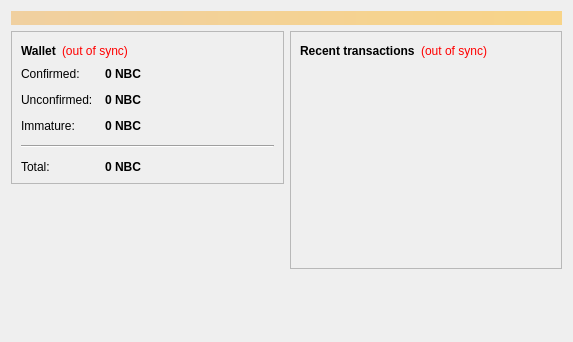
<?xml version="1.0" encoding="UTF-8"?>
<ui version="4.0">
 <class>OverviewPage</class>
 <widget class="QWidget" name="OverviewPage">
  <property name="geometry">
   <rect>
    <x>0</x>
    <y>0</y>
    <width>573</width>
    <height>342</height>
   </rect>
  </property>
  <property name="windowTitle">
   <string>Form</string>
  </property>
  <layout class="QVBoxLayout" name="topLayout">
   <item>
    <widget class="QLabel" name="labelAlerts">
     <property name="visible">
      <bool>false</bool>
     </property>
     <property name="styleSheet">
      <string notr="true">background-color: qlineargradient(x1: 0, y1: 0, x2: 1, y2: 0, stop:0 #F0D0A0, stop:1 #F8D488); color:#000000;</string>
     </property>
     <property name="wordWrap">
      <bool>true</bool>
     </property>
     <property name="margin">
      <number>3</number>
     </property>
    </widget>
   </item>
   <item>
    <layout class="QHBoxLayout" name="horizontalLayout" stretch="1,1">
     <item>
      <layout class="QVBoxLayout" name="verticalLayout_2">
       <item>
        <widget class="QFrame" name="frame">
         <property name="frameShape">
          <enum>QFrame::StyledPanel</enum>
         </property>
         <property name="frameShadow">
          <enum>QFrame::Raised</enum>
         </property>
         <layout class="QVBoxLayout" name="verticalLayout_4">
          <item>
           <layout class="QHBoxLayout" name="horizontalLayout_4">
            <item>
             <widget class="QLabel" name="label_5">
              <property name="font">
               <font>
                <weight>75</weight>
                <bold>true</bold>
               </font>
              </property>
              <property name="text">
               <string>Wallet</string>
              </property>
             </widget>
            </item>
            <item>
             <widget class="QLabel" name="labelWalletStatus">
              <property name="toolTip">
               <string>The displayed information may be out of date. Your wallet automatically synchronizes with the NBcoin network after a connection is established, but this process has not completed yet.</string>
              </property>
              <property name="styleSheet">
               <string notr="true">QLabel { color: red; }</string>
              </property>
              <property name="text">
               <string notr="true">(out of sync)</string>
              </property>
              <property name="alignment">
               <set>Qt::AlignLeading|Qt::AlignLeft|Qt::AlignVCenter</set>
              </property>
             </widget>
            </item>
            <item>
             <spacer name="horizontalSpacer_2">
              <property name="orientation">
               <enum>Qt::Horizontal</enum>
              </property>
              <property name="sizeHint" stdset="0">
               <size>
                <width>40</width>
                <height>20</height>
               </size>
              </property>
             </spacer>
            </item>
           </layout>
          </item>
          <item>
           <layout class="QFormLayout" name="formLayout_2">
            <property name="fieldGrowthPolicy">
             <enum>QFormLayout::AllNonFixedFieldsGrow</enum>
            </property>
            <property name="horizontalSpacing">
             <number>12</number>
            </property>
            <property name="verticalSpacing">
             <number>12</number>
            </property>
            <item row="0" column="0">
             <widget class="QLabel" name="label">
              <property name="text">
               <string>Confirmed:</string>
              </property>
             </widget>
            </item>
            <item row="0" column="1">
             <widget class="QLabel" name="labelBalance">
              <property name="font">
               <font>
                <weight>75</weight>
                <bold>true</bold>
               </font>
              </property>
              <property name="cursor">
               <cursorShape>IBeamCursor</cursorShape>
              </property>
              <property name="toolTip">
               <string>Your current spendable balance</string>
              </property>
              <property name="text">
               <string notr="true">0 NBC</string>
              </property>
              <property name="textInteractionFlags">
               <set>Qt::LinksAccessibleByMouse|Qt::TextSelectableByKeyboard|Qt::TextSelectableByMouse</set>
              </property>
             </widget>
            </item>
            <item row="1" column="0">
             <widget class="QLabel" name="label_3">
              <property name="text">
               <string>Unconfirmed:</string>
              </property>
             </widget>
            </item>
            <item row="1" column="1">
             <widget class="QLabel" name="labelUnconfirmed">
              <property name="font">
               <font>
                <weight>75</weight>
                <bold>true</bold>
               </font>
              </property>
              <property name="cursor">
               <cursorShape>IBeamCursor</cursorShape>
              </property>
              <property name="toolTip">
               <string>Total of transactions that have yet to be confirmed, and do not yet count toward the spendable balance</string>
              </property>
              <property name="text">
               <string notr="true">0 NBC</string>
              </property>
              <property name="textInteractionFlags">
               <set>Qt::LinksAccessibleByMouse|Qt::TextSelectableByKeyboard|Qt::TextSelectableByMouse</set>
              </property>
             </widget>
            </item>
            <item row="2" column="0">
             <widget class="QLabel" name="labelImmatureText">
              <property name="text">
               <string>Immature:</string>
              </property>
             </widget>
            </item>
            <item row="2" column="1">
             <widget class="QLabel" name="labelImmature">
              <property name="font">
               <font>
                <weight>75</weight>
                <bold>true</bold>
               </font>
              </property>
              <property name="toolTip">
               <string>Mined balance that has not yet matured</string>
              </property>
              <property name="text">
               <string notr="true">0 NBC</string>
              </property>
              <property name="textInteractionFlags">
               <set>Qt::LinksAccessibleByMouse|Qt::TextSelectableByKeyboard|Qt::TextSelectableByMouse</set>
              </property>
             </widget>
            </item>
            <item row="4" column="0">
             <widget class="QLabel" name="labelTotalText">
              <property name="text">
               <string>Total:</string>
              </property>
             </widget>
            </item>
            <item row="4" column="1">
             <widget class="QLabel" name="labelTotal">
              <property name="font">
               <font>
                <weight>75</weight>
                <bold>true</bold>
               </font>
              </property>
              <property name="cursor">
               <cursorShape>IBeamCursor</cursorShape>
              </property>
              <property name="toolTip">
               <string>Your current total balance</string>
              </property>
              <property name="text">
               <string notr="true">0 NBC</string>
              </property>
              <property name="textInteractionFlags">
               <set>Qt::LinksAccessibleByMouse|Qt::TextSelectableByKeyboard|Qt::TextSelectableByMouse</set>
              </property>
             </widget>
            </item>
            <item row="3" column="0" colspan="2">
             <widget class="Line" name="line">
              <property name="orientation">
               <enum>Qt::Horizontal</enum>
              </property>
             </widget>
            </item>
           </layout>
          </item>
         </layout>
        </widget>
       </item>
       <item>
        <spacer name="verticalSpacer">
         <property name="orientation">
          <enum>Qt::Vertical</enum>
         </property>
         <property name="sizeHint" stdset="0">
          <size>
           <width>20</width>
           <height>40</height>
          </size>
         </property>
        </spacer>
       </item>
      </layout>
     </item>
     <item>
      <layout class="QVBoxLayout" name="verticalLayout_3">
       <item>
        <widget class="QFrame" name="frame_2">
         <property name="frameShape">
          <enum>QFrame::StyledPanel</enum>
         </property>
         <property name="frameShadow">
          <enum>QFrame::Raised</enum>
         </property>
         <layout class="QVBoxLayout" name="verticalLayout">
          <item>
           <layout class="QHBoxLayout" name="horizontalLayout_2">
            <item>
             <widget class="QLabel" name="label_4">
              <property name="text">
               <string>&lt;b&gt;Recent transactions&lt;/b&gt;</string>
              </property>
             </widget>
            </item>
            <item>
             <widget class="QLabel" name="labelTransactionsStatus">
              <property name="toolTip">
               <string>The displayed information may be out of date. Your wallet automatically synchronizes with the NBcoin network after a connection is established, but this process has not completed yet.</string>
              </property>
              <property name="styleSheet">
               <string notr="true">QLabel { color: red; }</string>
              </property>
              <property name="text">
               <string notr="true">(out of sync)</string>
              </property>
              <property name="alignment">
               <set>Qt::AlignRight|Qt::AlignTrailing|Qt::AlignVCenter</set>
              </property>
             </widget>
            </item>
            <item>
             <spacer name="horizontalSpacer">
              <property name="orientation">
               <enum>Qt::Horizontal</enum>
              </property>
              <property name="sizeHint" stdset="0">
               <size>
                <width>40</width>
                <height>20</height>
               </size>
              </property>
             </spacer>
            </item>
           </layout>
          </item>
          <item>
           <widget class="QListView" name="listTransactions">
            <property name="styleSheet">
             <string notr="true">QListView { background: transparent; }</string>
            </property>
            <property name="frameShape">
             <enum>QFrame::NoFrame</enum>
            </property>
            <property name="verticalScrollBarPolicy">
             <enum>Qt::ScrollBarAlwaysOff</enum>
            </property>
            <property name="horizontalScrollBarPolicy">
             <enum>Qt::ScrollBarAlwaysOff</enum>
            </property>
            <property name="selectionMode">
             <enum>QAbstractItemView::NoSelection</enum>
            </property>
           </widget>
          </item>
         </layout>
        </widget>
       </item>
       <item>
        <spacer name="verticalSpacer_2">
         <property name="orientation">
          <enum>Qt::Vertical</enum>
         </property>
         <property name="sizeHint" stdset="0">
          <size>
           <width>20</width>
           <height>40</height>
          </size>
         </property>
        </spacer>
       </item>
      </layout>
     </item>
    </layout>
   </item>
  </layout>
 </widget>
 <resources/>
 <connections/>
</ui>
